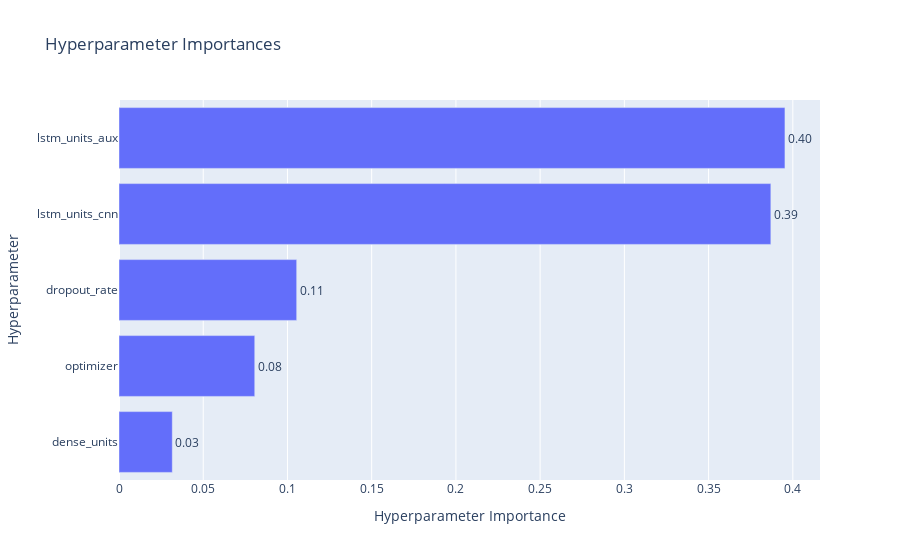

Write notebook code for a chart like this one.
### Code cell
# Graficar la importancia de cada hiperparámetro
fig_param_importances = vis.plot_param_importances(study)
fig_param_importances.show()

### Figure 1 — Plotly figure (JSON) as saved in the notebook; plotly's stock layout.template omitted (floating-point values rounded to 4 significant figures)
{"data": [{"cliponaxis": false, "hovertemplate": ["dense_units (IntDistribution): 0.03164020074465173<extra></extra>", "optimizer (CategoricalDistribution): 0.08059323593345324<extra></extra>", "dropout_rate (FloatDistribution): 0.10547951980965051<extra></extra>", "lstm_units_cnn (IntDistribution): 0.3869591395136105<extra></extra>", "lstm_units_aux (IntDistribution): 0.3953279039986339<extra></extra>"], "name": "Objective Value", "orientation": "h", "text": ["0.03", "0.08", "0.11", "0.39", "0.40"], "textposition": "outside", "type": "bar", "x": [0.03164, 0.08059, 0.1055, 0.387, 0.3953], "y": ["dense_units", "optimizer", "dropout_rate", "lstm_units_cnn", "lstm_units_aux"]}], "layout": {"title": {"text": "Hyperparameter Importances"}, "xaxis": {"title": {"text": "Hyperparameter Importance"}}, "yaxis": {"title": {"text": "Hyperparameter"}}}}
